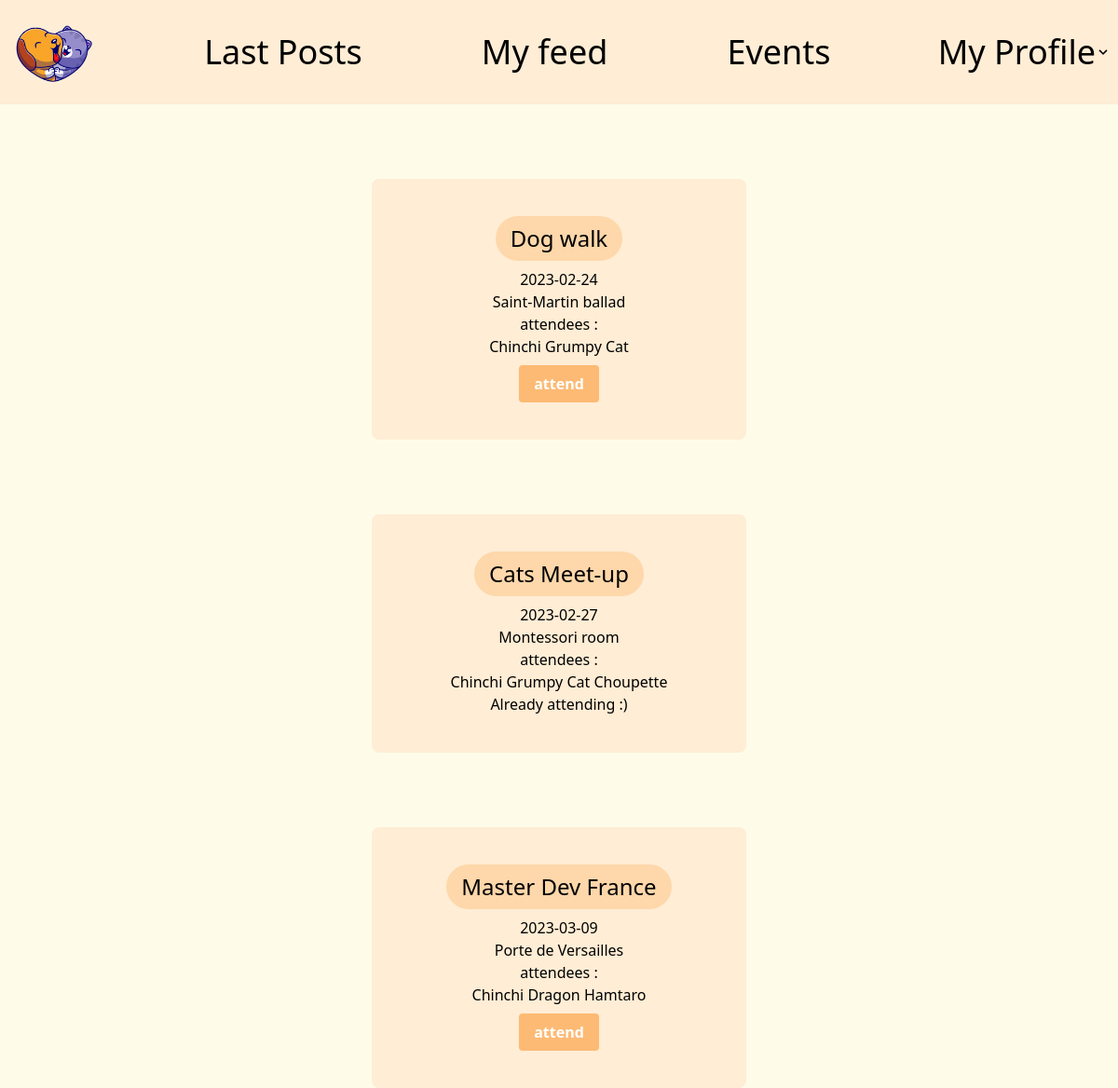
The app's page /event.php (signed in) with its own data.
### tables this page shows
CREATE TABLE `events` (
  `ID` int(11) NOT NULL,
  `date` date NOT NULL,
  `place` varchar(250) NOT NULL,
  `name` varchar(50) NOT NULL
);

CREATE TABLE `event_attendees` (
  `user_id` int(11) NOT NULL,
  `event_id` int(11) NOT NULL
);

CREATE TABLE `users` (
  `ID` int(11) NOT NULL,
  `name` varchar(50) NOT NULL,
  `email` varchar(50) NOT NULL,
  `password` varchar(100) NOT NULL,
  `type_id` int(11) NOT NULL,
  `photo` varchar(50) NOT NULL
);

### connect.php (called while the page is built, shortened)
<?php session_start();
if (isset($_SESSION['connected_id'])) {
    $connectedUserId = $_SESSION['connected_id'];
}
?>

### event.php (the view, shortened to what this page needs)
<?php
include('connect.php');
$sqlRequest = "SELECT * from events";
$sqlEvents = $mysqli->query($sqlRequest);
?>
<!DOCTYPE html>
<html lang="en">
<head>
    <link href="output.css" rel="stylesheet">
    <script src="https://cdn.tailwindcss.com"></script>
</head>
<body class="bg-yellow-50">
    <?php
    include('header.php');
    ?>
    <div class="flex flex-row justify-center space-between">
        <main>
            <?php
            while ($event = $sqlEvents->fetch_assoc()) {
                $eventId = $event['ID'];
                ?>
                <article class="flex flex-col items-center bg-orange-100 mt-20 rounded-lg mx-96 py-10 px-20">
                    <h1 class="text-2xl bg-orange-200 rounded-full py-2 px-4 mb-2">
                        <?php echo $event['name']; ?>
                    </h1>
                    <p>
                        <?php echo $event['date']; ?>
                    </p>
                    <p>
                        <?php echo $event['place']; ?>
                    </p>
                    <p>attendees : </p>
                    <?php
                    $sqlRequestAttendees = "SELECT users.id, users.name as user_name, event_attendees.event_id, event_attendees.user_id from event_attendees
                        JOIN users ON users.id=event_attendees.user_id";
                    $sqlAttendees = $mysqli->query($sqlRequestAttendees);
                    $attended = false;
                    ?>
                    <p>
                        <?php
                        while ($attendee = $sqlAttendees->fetch_assoc()) {
                            if ($attendee['event_id'] === $eventId) {
                                echo $attendee['user_name'] . '  ';
                            }
                            if ($attendee['user_id'] === $connectedUserId && $attendee['event_id'] === $eventId) {
                                $attended = true;
                            }
                        }
                        ?>
                    </p>
                    <?php
                    if ($attended) {
                        ?>
                        <p>Already attending :)</p>
                    <?php
                    } else {
                        ?>
                        <form action="event.php" method="post">
                            <input type="submit" name="<?php echo $eventId ?>" value="attend"
                                class="bg-orange-300 hover:bg-orange-700 text-white font-bold py-2 px-4 rounded mt-2">
                        </form>
                    <?php } ?>
                </article>
            <?php }
            ?>
        </main>
    </div>
</body>
</html>

### records on screen
events: name "Dog walk", date "2023-02-24", place "Saint-Martin ballad"
event_attendees: user.name "Chinchi"
event_attendees: user.name "Grumpy Cat"
events: name "Cats Meet-up", date "2023-02-27", place "Montessori room", shows "Already attending :)"
event_attendees: user.name "Chinchi"
event_attendees: user.name "Grumpy Cat"
event_attendees: user.name "Choupette"
events: name "Master Dev France", date "2023-03-09", place "Porte de Versailles"
event_attendees: user.name "Chinchi"
event_attendees: user.name "Dragon"
event_attendees: user.name "Hamtaro"
